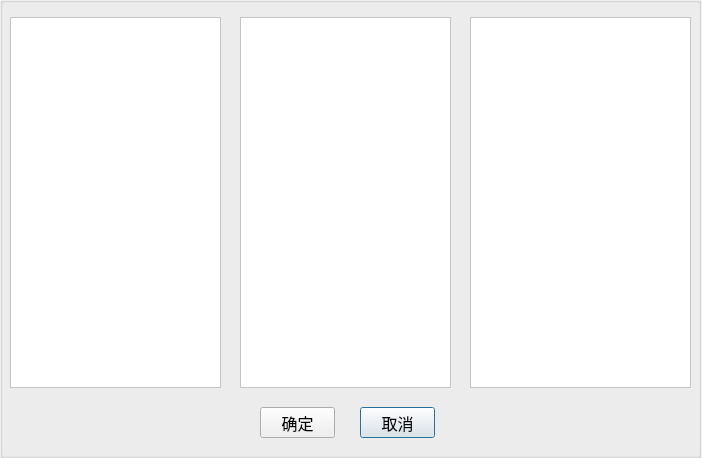
<?xml version="1.0" encoding="UTF-8"?>
<ui version="4.0">
 <class>WRDRegSelectDataDialog</class>
 <widget class="QDialog" name="WRDRegSelectDataDialog">
  <property name="geometry">
   <rect>
    <x>0</x>
    <y>0</y>
    <width>702</width>
    <height>458</height>
   </rect>
  </property>
  <property name="windowTitle">
   <string>Dialog</string>
  </property>
  <widget class="QGroupBox" name="groupBox">
   <property name="geometry">
    <rect>
     <x>0</x>
     <y>-3</y>
     <width>701</width>
     <height>461</height>
    </rect>
   </property>
   <property name="title">
    <string/>
   </property>
   <widget class="QTableWidget" name="tableWidget_data">
    <property name="geometry">
     <rect>
      <x>470</x>
      <y>20</y>
      <width>221</width>
      <height>371</height>
     </rect>
    </property>
    <property name="font">
     <font>
      <pointsize>12</pointsize>
     </font>
    </property>
    <property name="styleSheet">
     <string notr="true">background-color: rgb(255, 255, 255);</string>
    </property>
   </widget>
   <widget class="QTableWidget" name="tableWidget_detail">
    <property name="geometry">
     <rect>
      <x>240</x>
      <y>20</y>
      <width>211</width>
      <height>371</height>
     </rect>
    </property>
    <property name="font">
     <font>
      <pointsize>12</pointsize>
     </font>
    </property>
    <property name="autoFillBackground">
     <bool>true</bool>
    </property>
    <property name="styleSheet">
     <string notr="true">background-color: rgb(255, 255, 255);</string>
    </property>
    <property name="frameShape">
     <enum>QFrame::StyledPanel</enum>
    </property>
    <property name="editTriggers">
     <set>QAbstractItemView::NoEditTriggers</set>
    </property>
    <property name="textElideMode">
     <enum>Qt::ElideRight</enum>
    </property>
    <attribute name="verticalHeaderCascadingSectionResizes">
     <bool>true</bool>
    </attribute>
    <attribute name="verticalHeaderDefaultSectionSize">
     <number>30</number>
    </attribute>
    <attribute name="verticalHeaderMinimumSectionSize">
     <number>25</number>
    </attribute>
    <attribute name="verticalHeaderStretchLastSection">
     <bool>false</bool>
    </attribute>
   </widget>
   <widget class="QTableWidget" name="tableWidget_task">
    <property name="geometry">
     <rect>
      <x>10</x>
      <y>20</y>
      <width>211</width>
      <height>371</height>
     </rect>
    </property>
    <property name="minimumSize">
     <size>
      <width>211</width>
      <height>211</height>
     </size>
    </property>
    <property name="font">
     <font>
      <pointsize>12</pointsize>
     </font>
    </property>
    <property name="styleSheet">
     <string notr="true">background-color: rgb(255, 255, 255);</string>
    </property>
    <attribute name="verticalHeaderVisible">
     <bool>false</bool>
    </attribute>
    <attribute name="verticalHeaderCascadingSectionResizes">
     <bool>false</bool>
    </attribute>
   </widget>
   <widget class="QPushButton" name="pushButton_Cancel">
    <property name="geometry">
     <rect>
      <x>360</x>
      <y>410</y>
      <width>75</width>
      <height>31</height>
     </rect>
    </property>
    <property name="font">
     <font>
      <family>微软雅黑</family>
      <pointsize>12</pointsize>
     </font>
    </property>
    <property name="text">
     <string>取消</string>
    </property>
   </widget>
   <widget class="QPushButton" name="pushButton_OK">
    <property name="geometry">
     <rect>
      <x>260</x>
      <y>410</y>
      <width>75</width>
      <height>31</height>
     </rect>
    </property>
    <property name="font">
     <font>
      <family>微软雅黑</family>
      <pointsize>12</pointsize>
     </font>
    </property>
    <property name="text">
     <string>确定</string>
    </property>
   </widget>
  </widget>
 </widget>
 <resources/>
 <connections/>
</ui>
